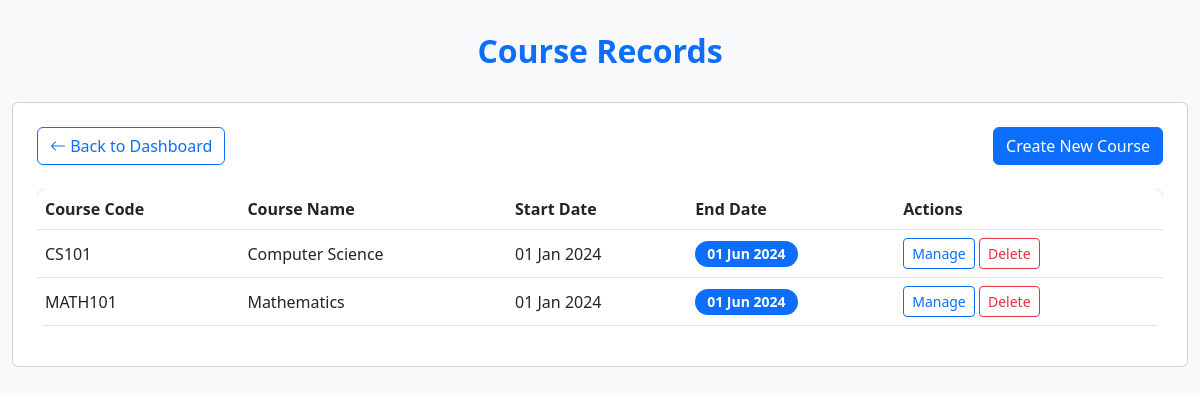
Page /read_course.php (signed in) on the committed database.
### tables this page shows
CREATE TABLE IF NOT EXISTS `courses` (
  `course_id` int(11) NOT NULL AUTO_INCREMENT,
  `course_name` varchar(50) NOT NULL,
  `course_code` varchar(30) NOT NULL,
  `start_date` date DEFAULT NULL,
  `end_date` date DEFAULT NULL,
  PRIMARY KEY (`course_id`),
  UNIQUE KEY `course_code` (`course_code`)
);

### security.php (called while the page is built, shortened)
<?php
function isAdmin() {
    return isset($_SESSION['role']) && $_SESSION['role'] === 'admin';
}

### read_course.php (the view, shortened to what this page needs)
<?php
require_once 'db_connect.php';
require_once 'security.php';
$isAdmin = isAdmin();
$isFaculty = isFaculty();
if ($isAdmin) {
    $query = "
        SELECT
            c.course_id,
            c.course_name,
            c.course_code,
            c.start_date,
            c.end_date
        FROM courses c
        ORDER BY c.start_date DESC
    ";
    $stmt = $conn->prepare($query);
    $stmt->execute();
    $courses = $stmt->get_result()->fetch_all(MYSQLI_ASSOC);
} else {
    header("Location: 403.php");
    exit();
}
?>
<!DOCTYPE html>
<html lang="en">
<head>
    <link href="https://cdn.jsdelivr.net/npm/bootstrap@5.3.0/dist/css/bootstrap.min.css" rel="stylesheet">
</head>
<body class="bg-light">
    <div class="container">
        <div class="row justify-content-center mb-4">
            <div class="col-auto">
                <h2 class="text-primary text-center display-7 fw-bold">Course Records</h2>
            </div>
        </div>
        <div class="card p-4">
            <div class="header-container">
            <a href="dashboard.php" class="btn btn-outline-primary">
                    <i class="bi bi-arrow-left"></i> Back to Dashboard
                </a>
                <div>
                    <?php if ($isAdmin || $isFaculty): ?>
                        <a href="create_course.php" class="btn btn-primary">Create New Course</a>
                    <?php endif; ?>
                </div>
            </div>
            <div class="table-responsive">
                <table class="table table-hover align-middle">
                    <thead>
                        <tr>
                            <th>Course Code</th>
                            <th>Course Name</th>
                            <th>Start Date</th>
                            <th>End Date</th>
                            <th>Actions</th>
                        </tr>
                    </thead>
                    <tbody>
                        <?php if (!empty($courses)): ?>
                            <?php foreach ($courses as $course): ?>
                                <tr>
                                    <td><?= htmlspecialchars($course['course_code']) ?></td>
                                    <td><?= htmlspecialchars($course['course_name']) ?></td>
                                    <td><?= date('d M Y', strtotime($course['start_date'])) ?></td>
                                    <td>
                                        <span class="badge status-badge
                                            <?= !$course['end_date'] ? 'bg-primary' : (strtotime($course['end_date']) > time() ? 'bg-warning text-dark' : 'bg-primary') ?>">
                                            <?= !$course['end_date'] ? 'Ongoing' : (strtotime($course['end_date']) > time() ? 'Ongoing (Ends ' . date('d M Y', strtotime($course['end_date'])) . ')' : date('d M Y', strtotime($course['end_date']))) ?>
                                        </span>
                                    </td>
                                    <td>
                                        <a href="update_course.php?course_id=<?= $course['course_id'] ?>" class="btn btn-sm btn-outline-primary">
                                            Manage
                                        </a>
                                        <a href="delete_course.php?course_id=<?= $course['course_id'] ?>" class="btn btn-sm btn-outline-danger"
                                           onclick="return confirm('Are you sure you want to delete this course?');">Delete</a>
                                    </td>
                                </tr>
                            <?php endforeach; ?>
                        <?php endif; ?>
                    </tbody>
                </table>
            </div>
        </div>
    </div>
    <link rel="stylesheet" href="https://cdn.jsdelivr.net/npm/bootstrap-icons@1.11.0/font/bootstrap-icons.css">
</body>
</html>

### read_course.php (style rules this page uses)
.container { max-width: 1200px; margin-top: 2rem; }
.table { border-radius: 0.5rem; overflow: hidden; }
.table thead { background-color: #4da8da; color: white; }
.badge { border-radius: 0.5rem; padding: 0.375rem 0.75rem; }
.header-container { display: flex; justify-content: space-between; align-items: center; margin-bottom: 1.5rem; }
.status-badge { border-radius: 1rem; padding: 0.375rem 0.75rem; font-size: 0.875rem; text-transform: capitalize; }

### rows in the picture
courses: course_code "CS101", course_name "Computer Science", start_date "01 Jan 2024", end_date "01 Jun 2024"
courses: course_code "MATH101", course_name "Mathematics", start_date "01 Jan 2024", end_date "01 Jun 2024"
